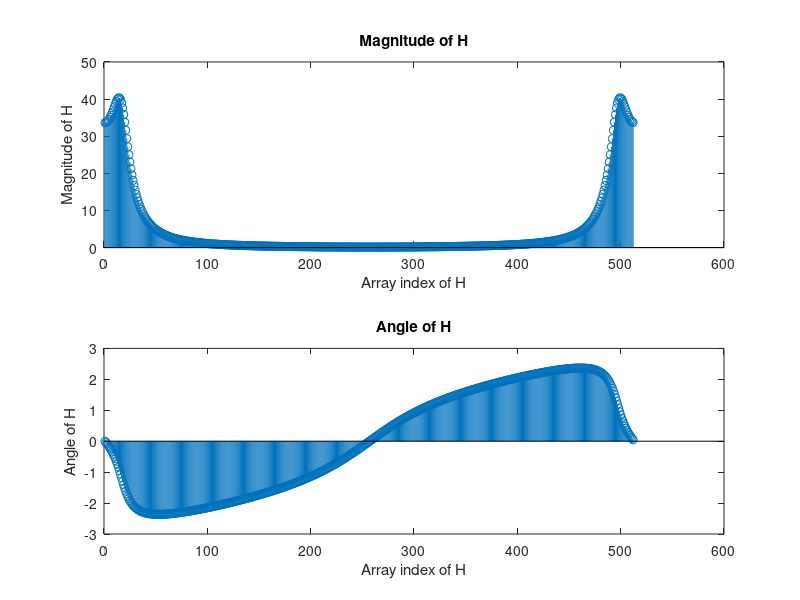

MATLAB code to generate this figure:
disp("Section 3");
clear;

fb_coeff = [1, -1.8*cos(pi/16), 0.81]; %These determine the poles
ff_coeff = [1, 0.5]; %These determine the zeros



disp("Expected result")
H = freqz(ff_coeff, fb_coeff, 512, 'whole');

subplot(2,1,1);
stem(abs(H));
title("Magnitude of H");
xlabel("Array index of H");
ylabel("Magnitude of H");

subplot(2,1,2);
stem(angle(H));
title("Angle of H");
xlabel("Array index of H");
ylabel("Angle of H");

%print(gcf, '-dpng', 'handin3modelanswer.png') %Save as png
print(gcf, '-dsvg', 'handin3modelanswer.svg') %Save as svg for infinite resolution
